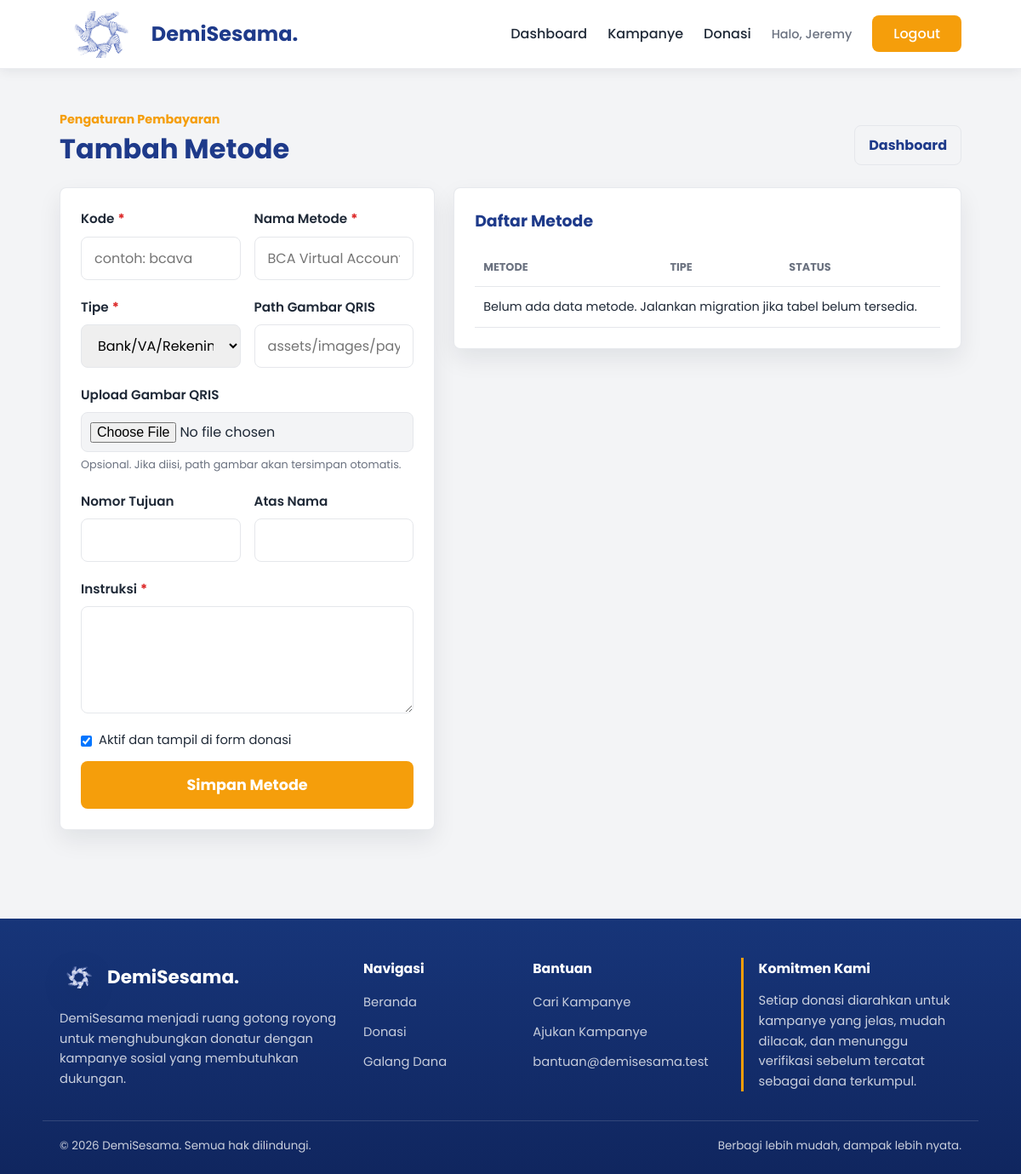
Before: /admin/metode-pembayaran.php (signed in) with the older database file.
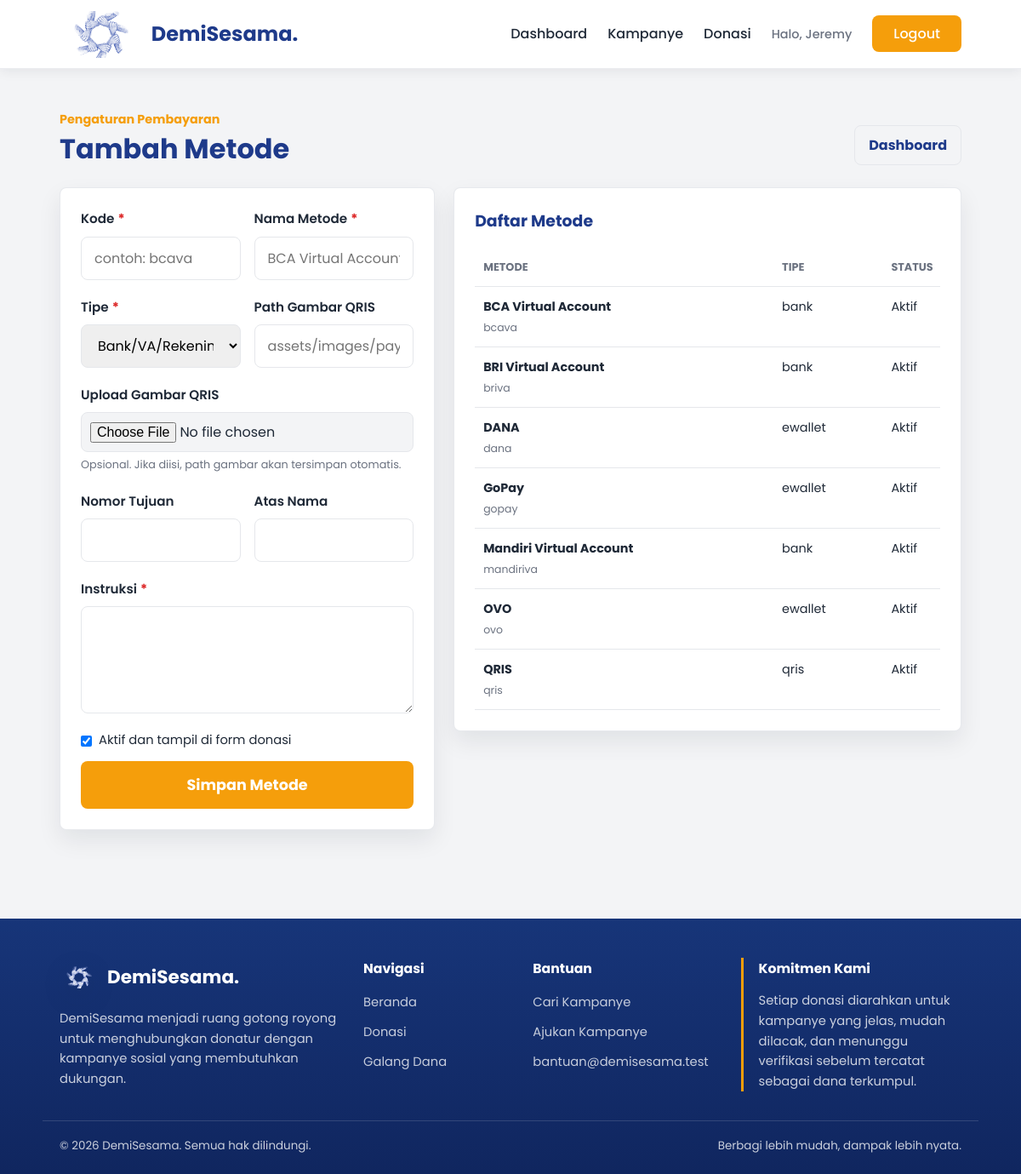
After: the same page with the newer database file.
### tables this page shows
CREATE TABLE `metode_pembayaran` (
  `id_metode` int(11) NOT NULL AUTO_INCREMENT,
  `kode` varchar(50) NOT NULL,
  `label` varchar(100) NOT NULL,
  `tipe` enum('qris','ewallet','bank') NOT NULL DEFAULT 'bank',
  `nomor_tujuan` varchar(100) DEFAULT NULL,
  `nama_pemilik` varchar(100) DEFAULT NULL,
  `instruksi` varchar(255) NOT NULL,
  `gambar` varchar(255) DEFAULT NULL,
  `aktif` tinyint(1) NOT NULL DEFAULT 1,
  PRIMARY KEY (`id_metode`),
  UNIQUE KEY `kode` (`kode`)
);

### components/path_helper.php (called while the page is built, shortened)
<?php
if (!function_exists('appBaseUrl')) {
    function appBaseUrl() {
        static $base_url = null;
        if ($base_url !== null) {
            return $base_url;
        }
        $document_root = realpath($_SERVER['DOCUMENT_ROOT'] ?? '');
        $project_root = realpath(dirname(__DIR__));
        if ($document_root && $project_root && strpos($project_root, $document_root) === 0) {
            $relative = trim(str_replace('\\', '/', substr($project_root, strlen($document_root))), '/');
            $base_url = '/' . ($relative !== '' ? $relative . '/' : '');
            return $base_url;
        }
        $script_name = str_replace('\\', '/', $_SERVER['SCRIPT_NAME'] ?? '/');
        $base_url = preg_replace('#/(admin|auth|pages)/[^/]*$#', '/', $script_name);
        $base_url = preg_replace('#/[^/]*$#', '/', $base_url);
        return $base_url ?: '/';
    }
}
if (!function_exists('url_for')) {
    function url_for($path = '') {
        $path = (string) $path;
        return appBaseUrl() . ltrim($path, '/');
    }
}
if (!function_exists('asset_url')) {
    function asset_url($path) {
        return url_for($path);
    }
}
?>

### components/admin_service.php (called while the page is built, shortened)
<?php
require_once __DIR__ . "/donation_helper.php";
if (!function_exists('fetchAllAssoc')) {
    function fetchAllAssoc($result) {
        $rows = [];
        if ($result) {
            while ($row = mysqli_fetch_assoc($result)) {
                $rows[] = $row;
            }
        }
        return $rows;
    }
}
if (!function_exists('paymentMethodTableExists')) {
    function paymentMethodTableExists($conn) {
        $result = mysqli_query($conn, "SHOW TABLES LIKE 'metode_pembayaran'");
        return $result && mysqli_num_rows($result) > 0;
    }
}
if (!function_exists('getPaymentMethodRows')) {
    function getPaymentMethodRows($conn) {
        if (!paymentMethodTableExists($conn)) {
            return [];
        }
        $result = mysqli_query($conn, "SELECT * FROM metode_pembayaran ORDER BY aktif DESC, label ASC");
        return fetchAllAssoc($result);
    }
}
?>

### components/donation_helper.php (called while the page is built, shortened)
<?php
require_once __DIR__ . "/path_helper.php";
if (!function_exists('e')) {
    function e($value) {
        return htmlspecialchars((string) $value, ENT_QUOTES, 'UTF-8');
    }
}
?>

### admin/metode-pembayaran.php (the view, shortened to what the changed rows need)
<?php
require_once("../components/db_conn.php");
require_once("../components/admin_service.php");
$edit_id = filter_input(INPUT_GET, 'edit', FILTER_VALIDATE_INT);
$editing = $edit_id ? getPaymentMethodRowById($conn, $edit_id) : null;
$rows = getPaymentMethodRows($conn);
?>
<!DOCTYPE html>
<html lang="id">
<head>
    <link rel="stylesheet" href="<?php echo asset_url('css/global.css?v=3'); ?>">
    <link rel="stylesheet" href="<?php echo asset_url('css/form.css?v=3'); ?>">
    <link rel="stylesheet" href="<?php echo asset_url('css/admin.css?v=1'); ?>">
</head>
<body>
    <main class="admin-page">
        <div class="container">
            <div class="admin-heading">
                <div>
                    <h1><?php echo $editing ? 'Edit Metode' : 'Tambah Metode'; ?></h1>
                </div>
            </div>
            <section class="admin-layout">
                <div class="admin-panel">
                    <h2>Daftar Metode</h2>
                    <div class="admin-table-wrap">
                        <table class="admin-table">
                            <thead>
                                <tr>
                                    <th>Metode</th>
                                    <th>Tipe</th>
                                    <th>Status</th>
                                </tr>
                            </thead>
                            <tbody>
                                <?php if (empty($rows)): ?>
                                    <tr><td colspan="4">Belum ada data metode. Jalankan migration jika tabel belum tersedia.</td></tr>
                                <?php endif; ?>
                                <?php foreach ($rows as $row): ?>
                                    <tr>
                                        <td>
                                            <strong><?php echo e($row['label']); ?></strong>
                                            <span><?php echo e($row['kode']); ?></span>
                                        </td>
                                        <td><?php echo e($row['tipe']); ?></td>
                                        <td><?php echo (int) $row['aktif'] === 1 ? 'Aktif' : 'Nonaktif'; ?></td>
                                    </tr>
                                <?php endforeach; ?>
                            </tbody>
                        </table>
                    </div>
                </div>
            </section>
        </div>
    </main>
</body>
</html>

Changed rows visible on the page:
added metode_pembayaran: label "BCA Virtual Account", kode "bcava", tipe "bank", aktif "Aktif"
added metode_pembayaran: label "BRI Virtual Account", kode "briva", tipe "bank", aktif "Aktif"
added metode_pembayaran: label "DANA", kode "dana", tipe "ewallet", aktif "Aktif"
added metode_pembayaran: label "GoPay", kode "gopay", tipe "ewallet", aktif "Aktif"
added metode_pembayaran: label "Mandiri Virtual Account", kode "mandiriva", tipe "bank", aktif "Aktif"
added metode_pembayaran: label "OVO", kode "ovo", tipe "ewallet", aktif "Aktif"
added metode_pembayaran: label "QRIS", kode "qris", tipe "qris", aktif "Aktif"
Other visible differences:
text no longer shown: "Belum ada data metode. Jalankan migration jika tabel belum tersedia."
